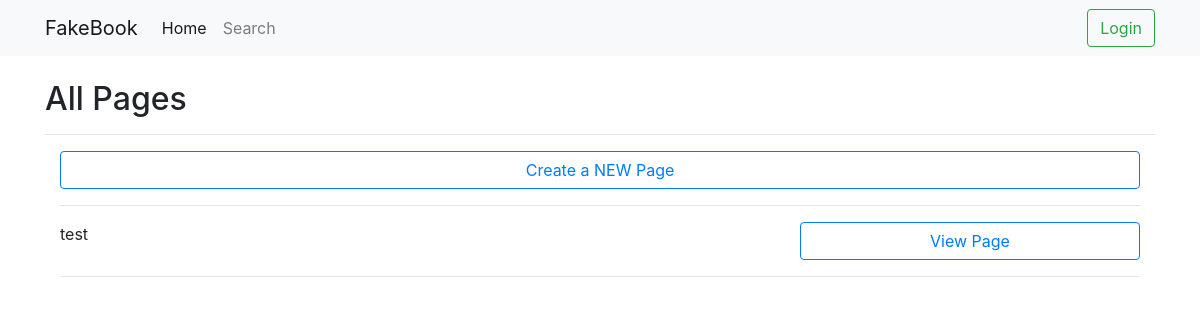
Page /pages/show on the earlier database version.
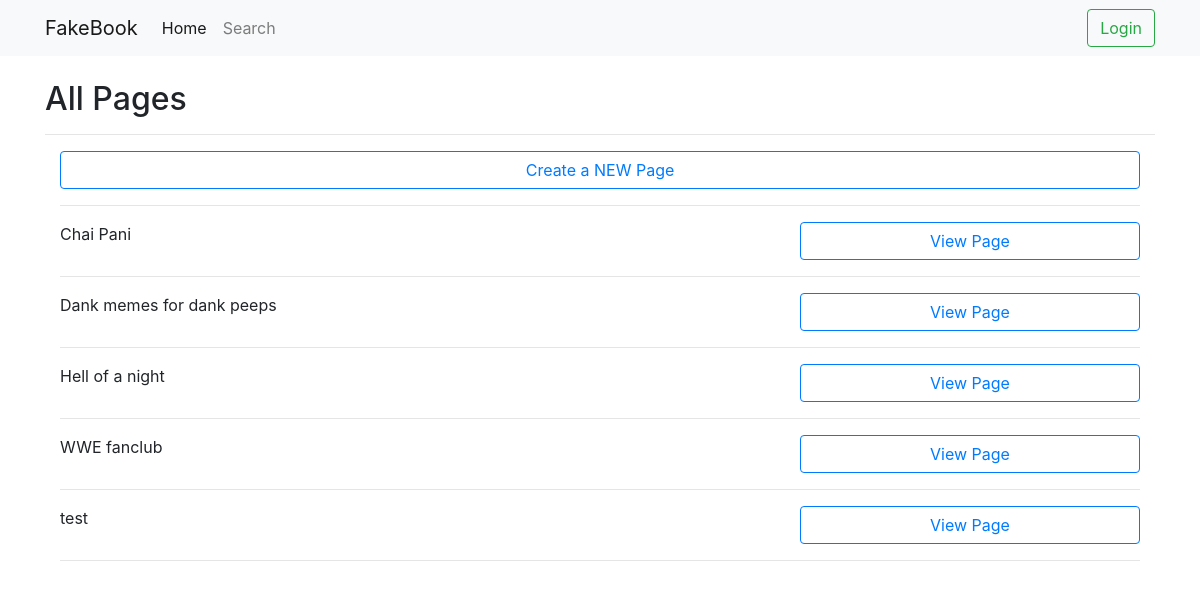
Same page on the later database version.
### core/models.py (models this page shows)
class Pages(models.Model):
    page_name= models.CharField(max_length=30, unique=True)
    page_des=models.CharField(max_length=100)
    page_admin=models.CharField(max_length=30)

### core/views.py (the view, shortened to what this page needs)
# urls.py: path('pages/<name>',views.listpages,name='pages'),
def listpages(request,name):
    if name=="show":
        allpages=Pages.objects.filter().order_by('page_name')
        return render(request,'pages/listpages.html',{'allpages':allpages})

### social_site/templates/pages/listpages.html
{% extends "../registration/base.html" %}
{% block content %}
    <h2>All Pages</h2>
    <hr>
    <div class="container-fluid">
         <a href = "{% url 'createpage' %}" class="btn btn-outline-primary btn-block">Create a NEW Page</a>
         <hr>
    </div>
    <div class="container-fluid">
            {% for page in allpages %}
                <div class="row">
                    <div class="col-8">
                        {{page.page_name}}
                    </div>
                    <div class="col-sm">
                        <a href = "{% url 'pages' page.page_name %}" class="btn btn-outline-primary btn-block">View Page</a>
                     </div>
                </div>
                 <hr>
            {% endfor %}
        </div>
{% endblock %}

### social_site/templates/registration/base.html (shortened to what this page needs)
<!doctype html>
<html lang="en">
  <head>
    <link rel="stylesheet" href="https://stackpath.bootstrapcdn.com/bootstrap/4.3.1/css/bootstrap.min.css">
  </head>
  <body>
<nav class="navbar navbar-expand-lg navbar-light bg-light mb-4">
<div class="container">
  <a class="navbar-brand" href="">FakeBook</a>
  <div class="collapse navbar-collapse" id="navbarSupportedContent">
    <ul class="navbar-nav mr-auto">
      <li class="nav-item active">
        <a class="nav-link" href="{% url 'home' %}">Home <span class="sr-only">(current)</span></a>
      </li>
      <li class="nav-item">
        <a class="nav-link" href="{% url 'search' %}">Search</a>
      </li>
    </ul>
    {% if user.is_authenticated %}
       <ul class="navbar-nav">
        <li class="nav-item dropdown">
        <a class="nav-link dropdown-toggle" href="#" id="navbarDropdown" role="button" data-toggle="dropdown" aria-haspopup="true" aria-expanded="false">
          {{ user.username }}
        </a>
        <div class="dropdown-menu" aria-labelledby="navbarDropdown">
          <a class="dropdown-item" href="{% url 'update1' %}">Update Profile</a>
          <a class="dropdown-item" href="{% url 'allusers' %}">View all users</a>
          <a class="dropdown-item" href="{% url 'pages' 'show' %}">Pages</a>
          <a class="dropdown-item" href="{% url 'payment' 'requests' %}">Payment Requests</a>
          <a class="dropdown-item" href="{% url 'payment' 'showlist' %}">Payment</a>
          <div class="dropdown-divider"></div>
          <a class="dropdown-item" href="{% url 'logout' %}">Logout</a>
        </div>
      </li>
    </ul>
    {% else %}
      <form class="form-inline my-2 my-lg-0">
        <a href = "{% url 'login' %}" class="btn btn-outline-success my-2 my-sm-0">Login</a>
      </form>
     {% endif %}
  </div>
  </div>
</nav>
  <div class="container">
    {% block content %}
    {% endblock %}
  </body>
</html>

Differences in the rows shown:
added Pages: page_name "Chai Pani"
added Pages: page_name "Dank memes for dank peeps"
added Pages: page_name "Hell of a night"
added Pages: page_name "WWE fanclub"
